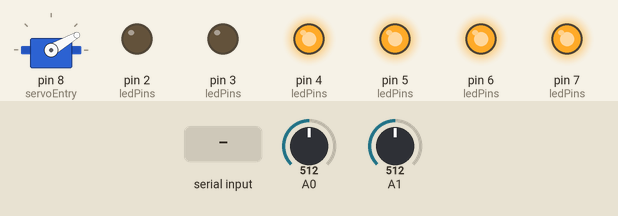
A sketch run on a simulated Arduino Mega 2560, built with avr-gcc and run on an emulated ATmega2560. On the bench: servo, output pins drawn as LEDs (lit = HIGH). Inputs (shaded band) come from the test bench; at power-on: A0 = 512, A1 = 512. What the sketch prints to the serial monitor is not drawn.

Above: at 1.5 s.
1.6 s: A0 set to 532
3.1 s: A0 set to 562
At 3.8 s:
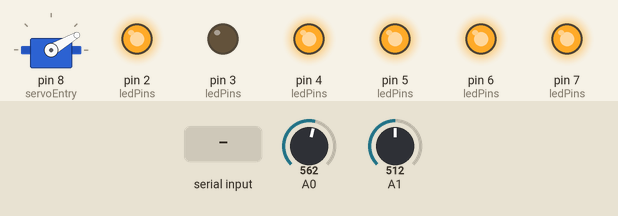
4.6 s: "1" received over the second serial link
At 5.07 s:
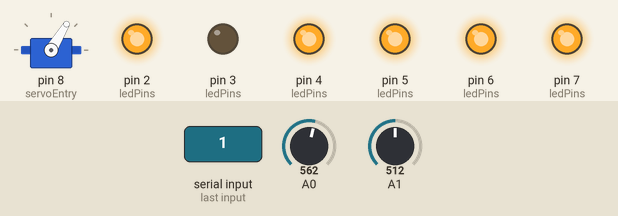
At 7.0 s:
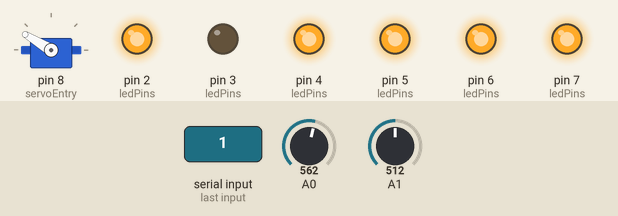
Timing chart, 0 to 13.6 s (numbered marks = the images above; inputs shaded):
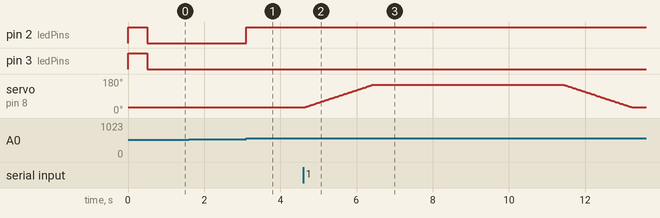

The sketch:

main.ino
```cpp
#include <Servo.h>

#define sizeArray 6
#define led7 7
#define led6 6
#define led5 5
#define led4 4
#define led3 3
#define led2 2

#define ldr0 0
#define ldr1 1
#define ldr2 2
#define ldr3 3
#define ldr4 4
#define ldr5 5

Servo servoEntry;
int photocellReading;
int ledPins[] = {led2, led3, led4, led5, led6, led7}; // digital
int ldrPins[] = {ldr0, ldr1, ldr2, ldr3, ldr4, ldr5}; // analogico
int servoEntryPos = 30;
String texto;
String valor;
int qtdVagas = 0;

void setup() {
  	initialize();
  	Serial.print("[\a]");
  	delay(100);

	Serial.print("[\f\f\f\f\f\f]");
  	delay(100);

  	Serial.print("[\r]");
	delay(100);
}

void initialize() {
  	Serial.begin(9600);
  	Serial3.begin(9600);
  	servoEntry.attach(8);
  	servoEntry.write(servoEntryPos);
  	initPinsLed(ledPins);
}

void initPinsLed(int ledPins[] ) {
 	for (int i =0 ; i < sizeArray; i++){
   		pinMode(ledPins[i], OUTPUT);
   		digitalWrite(ledPins[i], HIGH);
 	}
}

void loop() {
  	validate();

  	if(Serial3.available() > 0) {
    	readCard();
    	Serial.print(valor);
    	texto = "";
    	valor = "";
    	openDoor();
  	}
  	testVacancy();
}

void validate() {
  	int vagas = 0;

	for (int i =0 ; i < 2; i++){
    	int val = digitalRead(ledPins[i]);
        if ( val == 1 ) {
      		vagas += 1;
   		 }
	}

  	if ( qtdVagas !=vagas ) {
    	qtdVagas = vagas;
    	enviaLCD(String(vagas));
	}
}

void testVacancy() {
    seeDoor(ldrPins[0], 0);
    seeDoor(ldrPins[1], 1);
}

void seeDoor(int pin, int key) {
  	int valorLdr = analogRead(pin);
  	int pino = pin;

  	if (valorLdr < 550  ) {
    	apagarLed(pino, key);
  	} else {
    	acenderLed(pino, key);
  	}
}

void readCard() {
  	for (int i = 0 ; Serial3.available() > 0; i++) {
    	if (i >= 7 && i <=9) {
      		valor += Serial3.read();
      		texto += "+";
    	} else {
      		texto += Serial3.read();
    	}
    delay(10);
	}
}

void openDoor() {
  	if(servoEntryPos == 30) {
    	for(servoEntryPos = 30; servoEntryPos < 150; servoEntryPos += 1) {
      		servoEntry.write(servoEntryPos);
      		delay(15);
    	}
    	delay(5000);
    	closeDoor();
  	}
}

void closeDoor() {
	if(servoEntryPos == 150) {
    	for(servoEntryPos = 150; servoEntryPos>=31; servoEntryPos-=1) {
      		servoEntry.write(servoEntryPos);
      		delay(15);
    	}
  	}
}

void enviaLCD(String textoLCD) {
	Serial.print("[\a]");
  	delay(100);
  	Serial.print("[");
  	Serial.print(textoLCD);
  	Serial.print("]");
  	delay(100);
}

void apagarLed(int pinLed, int key) {
  	digitalWrite(ledPins[key], LOW);
  	//Serial.print(ledPins[key] + ":1");
}

void acenderLed(int pinLed, int key) {
  	digitalWrite(ledPins[key], HIGH);
  	//Serial.print(ledPins[key] + ":0");
}
```

Measured:
- the behaviour switches between 549 and 550 on A0 (found by bisection; images 0 and 1)
- after the input at 1.6 s, every drawn part: stays the same
- after the input at 3.1 s, pin 2 (ledPins): LOW → HIGH at once
- after the input at 4.6 s, servo on pin 8 (servoEntry): rises from 30° to 150° in 6.8 s, then falls to 31° in 1.8 s
